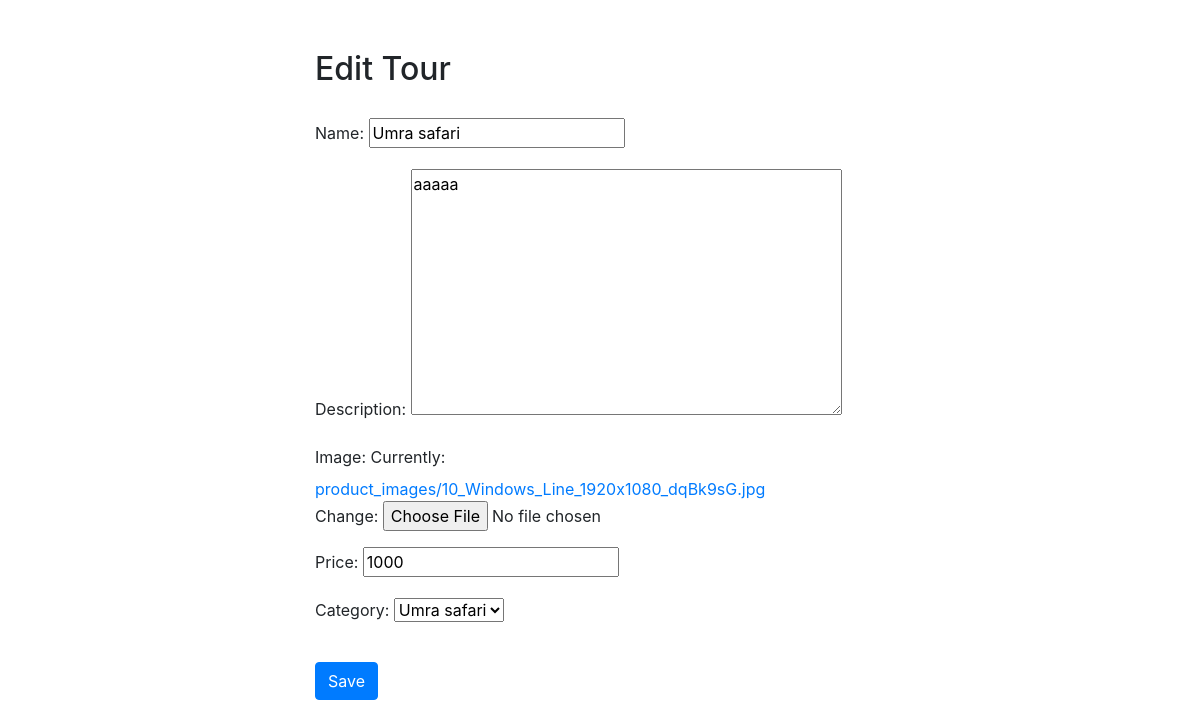
Page /product_update/3/edit/ on the earlier database version.
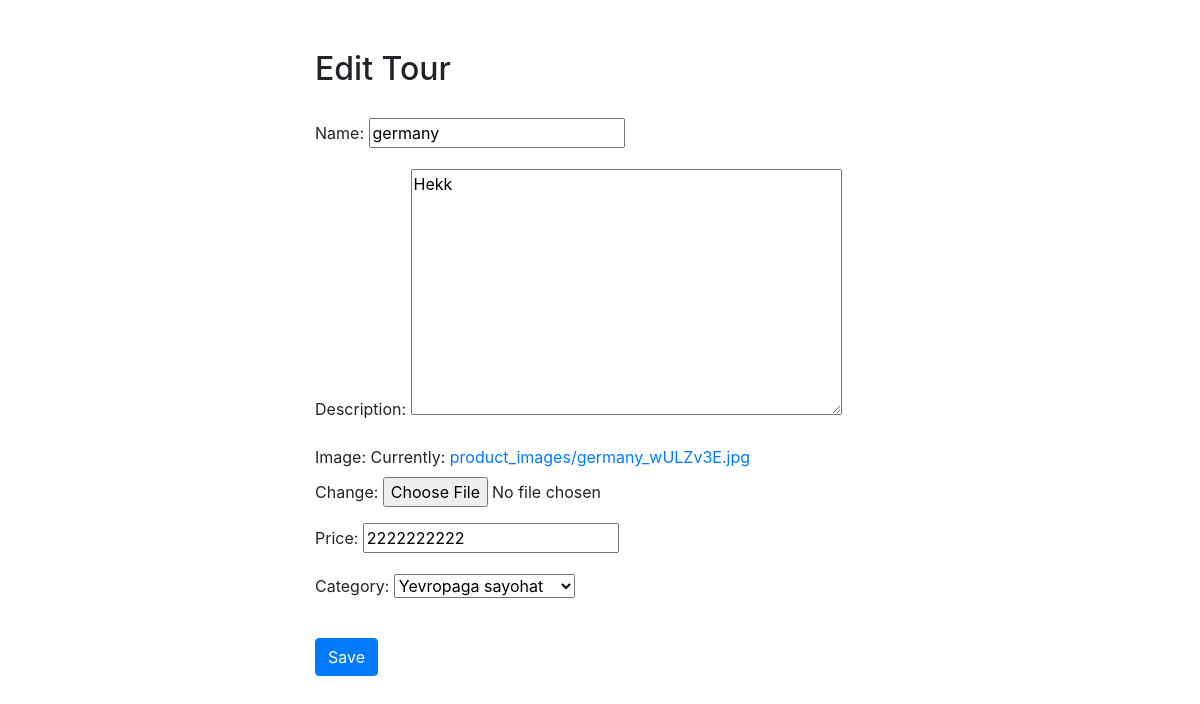
Same page on the later database version.
### tour_agency/models.py (models this page shows, shortened)
class Tour(models.Model):
    name = models.CharField(max_length=100)
    price = models.PositiveIntegerField()
    description = models.TextField()
    image = models.ImageField(upload_to='product_images', null=True)
    category = models.ForeignKey(Category, on_delete=models.CASCADE, related_name="products")

class Category(models.Model):
    name = models.CharField(max_length=100)
    def __str__(self):
        return self.name

### tour_agency/views.py (the view)
# urls.py: path('product_update/<int:id>/edit/', product_update, name='product_update'),
def product_update(request, id):
    product = get_object_or_404(Tour, id=id)
    if request.method == 'POST':
        form = TourForm(request.POST, request.FILES, instance=product)
        if form.is_valid():
            form.save()
            return redirect('home')
    else:
        form = TourForm(instance=product)
    return render(request, 'product_form.html', {'count': form})

### tour_agency/forms.py
class TourForm(forms.ModelForm):
    class Meta:
        model = Tour
        fields = ['name', 'description', 'image', 'price', 'category',]

### templates/product_form.html (shortened to what this page needs)
<!DOCTYPE html>
<html lang="en">
<head>
    <link href="https://stackpath.bootstrapcdn.com/bootstrap/4.5.2/css/bootstrap.min.css" rel="stylesheet">
</head>
<body>
<div class="container">
    <h2>{% if count.instance.pk %}Edit Tour{% else %}Add Tour{% endif %}</h2>
    <form method="post" enctype="multipart/form-data">
        {{ count.as_p }}
        <button type="submit" class="btn btn-primary mt-3">Save</button>
    </form>
</div>
</body>
</html>

Differences in the rows shown:
changed Tour: name "Umra safari" → "germany"; description "aaaaa" → "Hekk"; price "1000" → "2222222222"; category "Umra safari" → "Yevropaga sayohat"
Other differences:
text no longer shown: "Name: Description: Image: Currently: product_images/10_Windows_Line_1920x1080_dqBk9sG.jpg Change: Price: Category:"
text now shown: "Name: Description: Image: Currently: product_images/germany_wULZv3E.jpg Change: Price: Category:"
